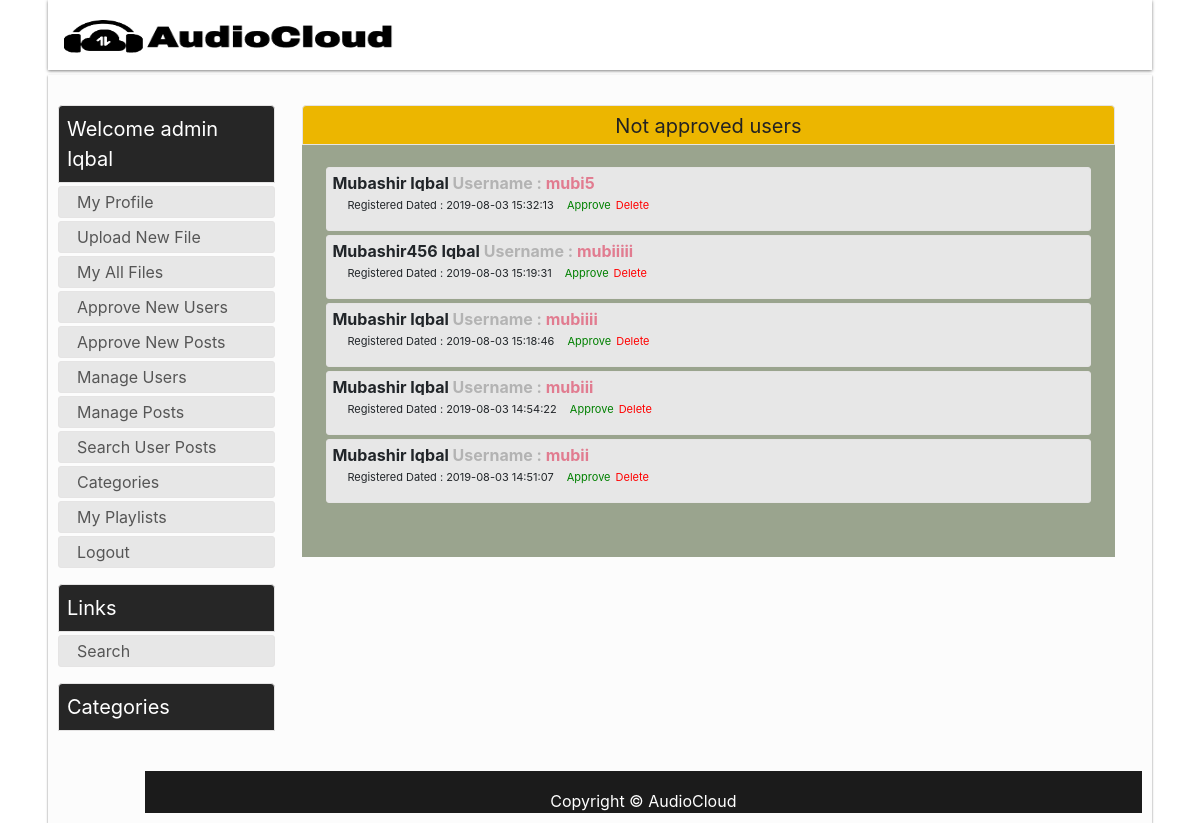
Page /?val=appNewUser (signed in) on the committed database.
### tables this page shows
CREATE TABLE IF NOT EXISTS `user` (
  `id` int(100) NOT NULL AUTO_INCREMENT,
  `username` varchar(100) NOT NULL,
  `firstName` varchar(100) NOT NULL,
  `lastName` varchar(100) NOT NULL,
  `email` varchar(200) NOT NULL,
  `password` varchar(255) NOT NULL,
  `email_Confirm` int(20) NOT NULL DEFAULT '0',
  `user_Approval` int(20) NOT NULL DEFAULT '0',
  `type` varchar(100) NOT NULL DEFAULT 'Subscriber',
  `date_of_join` datetime NOT NULL DEFAULT CURRENT_TIMESTAMP,
  `last_login` varchar(100) DEFAULT NULL,
  PRIMARY KEY (`id`),
  UNIQUE KEY `username` (`username`),
  UNIQUE KEY `id` (`id`)
);

### redirect.php (called while the page is built, shortened)
<?php
include 'html_Generator.php';
include 'html_Admin.php';
class Redirect {
	var $html_admin;
	public function __construct( ){
		$this->html_admin = new HTML_Admin();
	 }
	public function Go_to_User_Approval()
	{
		$this->html_admin->GiveMe_approveNewUser();
	}
}
?>

### DB_Class.php (called while the page is built, shortened)
<?php
class DB_Class{
	public $host = "localhost";
	public $user = "root";
	public $pass = "";
	public $db = "audiocloud";
	protected $conn ;
	public function __construct( ){
		$this->conn = new mysqli($this->host, $this->user, $this->pass, $this->db);
	}
  public function Get_NotApprovedUsers()
  {
    $sql = "SELECT * FROM user WHERE user_Approval = 0 ORDER BY id DESC ";
    $result=mysqli_query($this->conn, $sql);
    if(!empty($result)){
      return ($result);
    }else{
      return null;
    }
  }
}
?>

### html_Admin.php (the view, shortened to what this page needs)
<?php
class HTML_Admin {
	public $db_Obj;
	public function __construct()
	{
	  	$this->db_Obj = new DB_Class();
	}
	public function GiveMe_approveNewUser()
	{
		echo '<div id="content_wrapper"> <div class="featured_image">
            <div class="head_box">Not approved users</div> </div> <div >
			<div class="main-agileinfo" style="background-color:#9aa48e; width:100%; height:100%;  padding-top: 1%; padding-right: 3%; padding-bottom: 1%; padding-left: 3%; "> <div class="agileits-top">';
			echo ' <div id="audioDetails">
	  			<ul>';
	  		$rows = $this->db_Obj->Get_NotApprovedUsers();
	  		if(!empty($rows))
	  		{
	  			foreach ($rows as $row)
	  			{
	  				echo '<li style="padding-bottom:0px;"> <div style="width:100%;"> <div class="" style="width:100%;"> <span class="font-weight-bold text-break text-lg-left block-ellipsis">'.$row['firstName'].' '.$row['lastName'].'     <span class="font-weight-bold" style="color:grey; opacity:0.5;" > Username : </span>      <span class="font-weight-bold "  style="color:crimson; opacity:0.5;" >'.$row['username'].' </span>   </span>  </div>';
	  				echo '<div class="row"  id="user'.$row['id'].'"  style="font-size:11px; margin-left:5px;   display:inline-block;">'
	  				.'<div style="margin-left:10px; padding-bottom:0px;">  Registered Dated : '.$row['date_of_join']
	  				.'</div>  <div style="margin-left:10px;">  <form name="form_approveUser'.$row['id'].'" id="form_approveUser'.$row['id'].'"><input type="hidden" class="hidden" name="approveUser" value="'.$row['id'].'"> <button type="button"   style="margin: 0; border: none; padding: 0; background: transparent; color:green;" id="approveUser'.$row['id'].'" alt="approveUser"  value="'.$row['id'].'" onclick="approve_this(this)">Approve</button> </form>  </div>'
	  				.'<div style=" margin-left:5px;" > <form name="form_delete'.$row['id'].'" id="form_delete'.$row['id'].'"><input type="hidden" class="hidden" name="deleteUser" value="'.$row['id'].'"> <button type="button" style="margin: 0; border: none; padding: 0; background: transparent; color:red;" id="delete'.$row['id'].'" alt="Delete"  value="'.$row['id'].'" onclick="delete_this(this)">Delete</button> </form> </div> </div>'
	  				.' </div></li>';
			    }
			}
			else
			{
				echo '<li><a href=""> Every user is approved to upload file on this platform. </a></li>';
			}
			echo '</ul> </div>   ';
		echo '<div id="output"></div></div></div></div></div>';
	}
}
?>

### style.css (style rules this page uses)
* { margin: 0px; padding: 0px; }
header,div, section, footer, aside, nav, article, hgroup { display:block; }
body { font: normal normal 12px Oswald,'Bebas Neue',Bebas,'Arial Narrow',Sans-Serif;background: url(/img/bg.png); }
#content_wrapper { width: 75%;float: right;margin-bottom: 20px;margin-right: 27px; }
.featured_image { width: 100%;text-align: center; }
.featured_image .head_box { border-top-left-radius: 4px;border-top-right-radius: 4px;height: 40px;width: 100%;background:#ECB600 !important;color: #222222;text-transform: none;font-size: 20px;line-height: 41px;text-align: center;border: 1px solid #e5e4e4; }
#audioDetails { width: 100%; padding-bottom: 10px; padding-top: 10px; margin-bottom: 20px; }
#audioDetails ul { list-style-type:none; }
#audioDetails ul li { display:block; border-radius: 3px ;margin: 4px 0 0 0; border: 1px solid #e5e4e4;padding: 5px; height: auto;background: #e7e7e7; }
#audioDetails ul li div { display:inline-block; height: 100%; overflow: auto; }
#contact-usbox input, select, button, .btn { display: inline-block;padding: 4px;margin: 0;outline: none;background-color: #FFF;border: 1px solid #bdbdbd;-webkit-border-radius: 3px;border-radius: 3px;outline: none; }
.block-ellipsis { display: block; display: -webkit-box; margin: 0 auto; line-height: 1; -webkit-line-clamp: 2; -webkit-box-orient: vertical; overflow: hidden; text-overflow: ellipsis; }
html { color:#000; background-image:none !important; background:#fff !important; }
body { background-color:#fff; background-image:none !important; }
input, select, textarea, button { color:#000; background-color:#fff; }
html { filter: contrast(100%) brightness(100%) saturate(100%); }

### rows in the picture
user: firstName "Mubashir", lastName "Iqbal", username "mubi5", date_of_join "2019-08-03 15:32:13", $row['id'] 11 (drawn)
user: firstName "Mubashir456", lastName "Iqbal", username "mubiiiii", date_of_join "2019-08-03 15:19:31", $row['id'] 10 (drawn)
user: firstName "Mubashir", lastName "Iqbal", username "mubiiii", date_of_join "2019-08-03 15:18:46", $row['id'] 9 (drawn)
user: firstName "Mubashir", lastName "Iqbal", username "mubiii", date_of_join "2019-08-03 14:54:22", $row['id'] 8 (drawn)
user: firstName "Mubashir", lastName "Iqbal", username "mubii", date_of_join "2019-08-03 14:51:07", $row['id'] 7 (drawn)

### other values in the picture
$_SESSION["usertype"] "admin"
$_SESSION["fullname"] "Iqbal"
